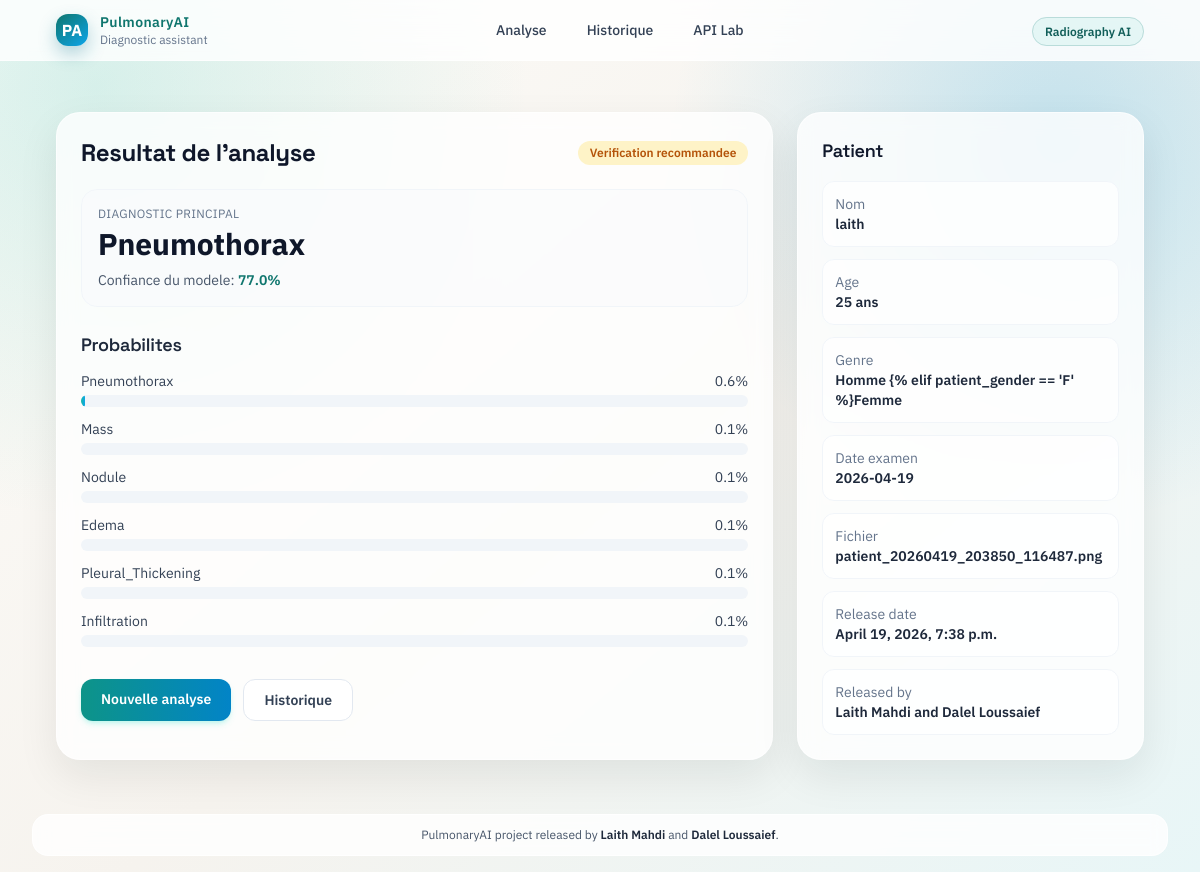
The page /diagnosis/result/1/ on the database its author committed.
### diagnosis/models.py (models this page shows, shortened)
class Diagnosis(models.Model):
    patient_name = models.CharField(max_length=200)
    patient_age = models.IntegerField()
    patient_gender = models.CharField(
        max_length=1,
        choices=[('M', 'Masculin'), ('F', 'Féminin'), ('O', 'Autre')]
    )
    clinical_notes = models.TextField(blank=True, null=True)
    xray_image = models.ImageField(upload_to=upload_to_patient)
    upload_date = models.DateTimeField(auto_now_add=True)
    ai_prediction = models.CharField(max_length=100, blank=True)
    confidence = models.FloatField(null=True, blank=True)
    all_probabilities = models.JSONField(default=dict, blank=True)
    validated = models.BooleanField(default=False)
    validated_by = models.ForeignKey(
        User,
        on_delete=models.SET_NULL,
        null=True,
        blank=True
    )
    validation_date = models.DateTimeField(null=True, blank=True)
    final_diagnosis = models.TextField(blank=True)
    class Meta:
        ordering = ['-upload_date']
        verbose_name_plural = "Diagnoses"

### diagnosis/views.py (the view, shortened to what this page needs)
# urls.py: path('result/', views.result_page, name='result_page'),
def result_page(request, pk=None):
    if pk is not None:
        try:
            diagnosis = Diagnosis.objects.filter(pk=pk).first()
        except (OperationalError, ProgrammingError):
            diagnosis = None
        if diagnosis:
            context = {
                'title': 'Résultats',
                'patient_name': diagnosis.patient_name,
                'patient_age': diagnosis.patient_age,
                'patient_gender': diagnosis.patient_gender,
                'exam_date': diagnosis.upload_date.strftime('%Y-%m-%d'),
                'prediction': diagnosis.ai_prediction,
                'confidence': diagnosis.confidence,
                'all_probabilities': diagnosis.all_probabilities,
                'top_3': [],
                'is_confident': True,
                'file_name': os.path.basename(diagnosis.xray_image.name),
                'timestamp': diagnosis.upload_date.isoformat(),
                'release_date': diagnosis.upload_date,
                'released_by': 'Laith Mahdi and Dalel Loussaief'
            }
            return render(request, 'result.html', context)

### diagnosis/templates/result.html (shortened to what this page needs)
{% extends 'base.html' %} {% block content %}
<section class="grid gap-6 lg:grid-cols-3">
  <div class="glass rounded-3xl p-6 lg:col-span-2">
    <div class="mb-5 flex items-center justify-between gap-3">
      <h1 class="text-2xl font-bold text-slate-900">Resultat de l'analyse</h1>
      <span
        class="rounded-full px-3 py-1 text-xs font-semibold {% if prediction == 'Normal' %}bg-emerald-100 text-emerald-700{% else %}bg-amber-100 text-amber-700{% endif %}"
      >
        {% if prediction == 'Normal' %}Etat stable{% else %}Verification
        recommandee{% endif %}
      </span>
    </div>
    <div class="rounded-2xl border border-slate-100 bg-slate-50/60 p-4">
      <p class="text-xs uppercase tracking-wide text-slate-500">
        Diagnostic principal
      </p>
      <p class="mt-1 text-3xl font-bold text-slate-900">
        {{ prediction|default:"Nodule" }}
      </p>
      <p class="mt-2 text-sm text-slate-600">
        Confiance du modele:
        <span class="font-semibold text-teal-700"
          >{{ confidence|floatformat:1|default:"95.0" }}%</span
        >
      </p>
    </div>
    <div class="mt-6">
      <h2 class="mb-3 text-lg font-semibold text-slate-800">Probabilites</h2>
      {% if all_probabilities %}
        {% for pathology, prob in all_probabilities.items %}
          {% if forloop.counter <= 6 %}
            <div class="mb-3">
              <div class="mb-1 flex justify-between text-sm text-slate-700">
                <span>{{ pathology }}</span>
                <span>{{ prob|floatformat:1 }}%</span>
              </div>
              <div class="h-3 overflow-hidden rounded-full bg-slate-100">
                <div
                  class="js-prob-fill h-full rounded-full bg-gradient-to-r from-teal-500 to-sky-500"
                  data-width="{{ prob }}"
                ></div>
              </div>
            </div>
          {% endif %}
        {% endfor %}
      {% else %}
      <p class="text-sm text-slate-500">
        Les details de probabilites ne sont pas disponibles pour cette
        prediction.
      </p>
      {% endif %}
    </div>
    <div class="mt-8 flex flex-wrap gap-3">
      <a
        href="{% url 'diagnosis:upload_page' %}"
        class="rounded-xl bg-gradient-to-r from-teal-600 to-sky-600 px-5 py-2.5 text-sm font-semibold text-white shadow-md shadow-teal-300/30 transition hover:-translate-y-0.5"
        >Nouvelle analyse</a
      >
      <a
        href="{% url 'diagnosis:history' %}"
        class="rounded-xl border border-slate-200 bg-white px-5 py-2.5 text-sm font-semibold text-slate-700 transition hover:border-teal-300 hover:text-teal-700"
        >Historique</a
      >
    </div>
  </div>
  <aside class="glass rounded-3xl p-6">
    <h2 class="mb-4 text-lg font-semibold text-slate-900">Patient</h2>
    <dl class="space-y-3 text-sm">
      <div class="rounded-xl border border-slate-100 bg-white/70 p-3">
        <dt class="text-slate-500">Nom</dt>
        <dd class="font-semibold text-slate-800">
          {{ patient_name|default:"Patient Test" }}
        </dd>
      </div>
      <div class="rounded-xl border border-slate-100 bg-white/70 p-3">
        <dt class="text-slate-500">Age</dt>
        <dd class="font-semibold text-slate-800">
          {{ patient_age|default:"45" }} ans
        </dd>
      </div>
      <div class="rounded-xl border border-slate-100 bg-white/70 p-3">
        <dt class="text-slate-500">Genre</dt>
        <dd class="font-semibold text-slate-800">
          {% if patient_gender == 'M' %}Homme {% elif patient_gender == 'F'
          %}Femme {% elif patient_gender == 'O' %}Autre {% else %}Non spécifié
          {% endif %}
        </dd>
      </div>
      <div class="rounded-xl border border-slate-100 bg-white/70 p-3">
        <dt class="text-slate-500">Date examen</dt>
        <dd class="font-semibold text-slate-800">
          {{ exam_date|default:timestamp|slice:":10" }}
        </dd>
      </div>
      <div class="rounded-xl border border-slate-100 bg-white/70 p-3">
        <dt class="text-slate-500">Fichier</dt>
        <dd class="break-all font-semibold text-slate-800">
          {{ file_name|default:"Image analysee" }}
        </dd>
      </div>
      <div class="rounded-xl border border-slate-100 bg-white/70 p-3">
        <dt class="text-slate-500">Release date</dt>
        <dd class="font-semibold text-slate-800">
          {{ release_date|default:timestamp|slice:":16" }}
        </dd>
      </div>
      <div class="rounded-xl border border-slate-100 bg-white/70 p-3">
        <dt class="text-slate-500">Released by</dt>
        <dd class="font-semibold text-slate-800">
          {{ released_by|default:"Laith Mahdi and Dalel Loussaief" }}
        </dd>
      </div>
    </dl>
  </aside>
</section>
{% endblock %}

### diagnosis/templates/base.html (style rules this page uses)
:root { --ink: #0d1b1e; --teal: #0f766e; --teal-soft: #14b8a6; --sky: #0ea5e9; --cream: #f6f3ee; --sun: #f59e0b; }
* { box-sizing: border-box; }
body { margin: 0; min-height: 100vh; color: var(--ink); font-family: "IBM Plex Sans", sans-serif; background: radial-gradient( circle at 8% 10%, rgba(20, 184, 166, 0.16), transparent 32% ), radial-gradient( circle at 88% 16%, rgba(14, 165, 233, 0.22), transparent 30% ), linear-gradient(140deg, #fdfcf9 0%, var(--cream) 52%, #e8f6f7 100%); }
h1, h2, h3, h4 { font-family: "Space Grotesk", sans-serif; letter-spacing: -0.015em; }
.glass { background: rgba(255, 255, 255, 0.78); backdrop-filter: blur(10px); border: 1px solid rgba(255, 255, 255, 0.6); box-shadow: 0 16px 42px rgba(13, 27, 30, 0.08); }

### rows shown on the page
Diagnosis: ai_prediction "Pneumothorax", confidence "77.0", patient_name "laith", upload_date "April 19, 2026, 7:38 p.m."

### other values the page prints
{{ pathology }} "Pneumothorax" "Mass" "Nodule" "Edema" "Pleural_Thickening" "Infiltration"
{{ prob|floatformat:1 }} "0.6" "0.1" "0.1" "0.1" "0.1" "0.1"
{{ patient_age|default:"45" }} "25"
{{ exam_date|default:timestamp|slice:":10" }} "2026-04-19"
{{ file_name|default:"Image analysee" }} "patient_20260419_203850_116487.png"
{{ released_by|default:"Laith Mahdi and Dalel Loussaief" }} "Laith Mahdi and Dalel Loussaief"
